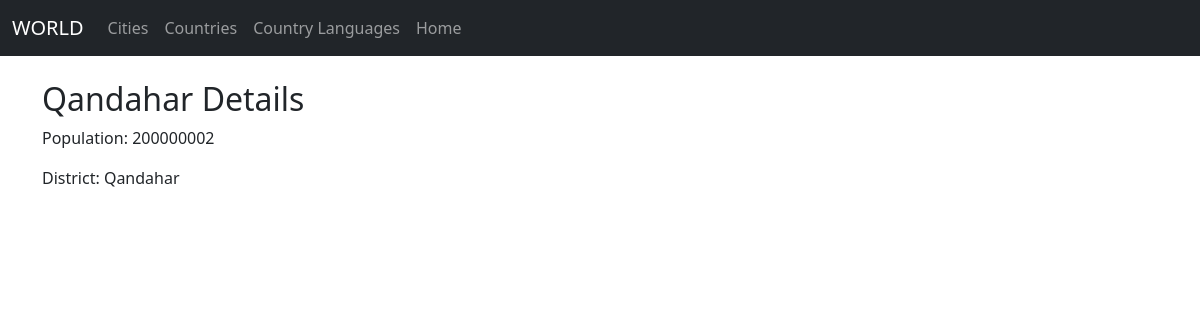
The page /myapp/cities/2/ on the database its author committed.
### myapp/models.py (models this page shows, shortened)
class BaseModel(models.Model):
    created_at = models.DateTimeField(default=timezone.now)
    updated_at = models.DateTimeField(auto_now=True)
    class Meta:
        abstract = True
        app_label = 'myapp'

class City(BaseModel):
    name = models.CharField(max_length=100)
    country_code = models.CharField(max_length=3)
    district = models.CharField(max_length=100)
    population = models.IntegerField()

### myapp/views.py (the view)
# urls.py: path('cities/<int:pk>/', city_detail, name='city_detail'),
def city_detail(request, pk):
    city = get_object_or_404(City, pk=pk)
    return render(request, 'myapp/city_detail.html', {'city': city})

### myapp/templates/myapp/city_detail.html
{% extends 'base.html' %}
{% block content %}
  <h2>{{ city.name }} Details</h2>
  <p>Population: {{ city.population }}</p>
  <p>District: {{ city.district }}</p>
{% endblock %}

### rows shown on the page
City: name "Qandahar", population "200000002", district "Qandahar"
